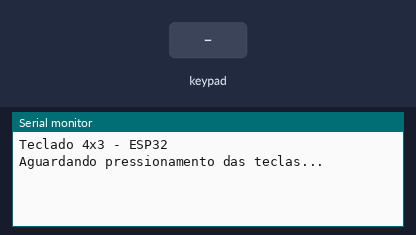
Bench run of a sketch on a simulated ESP32. On the bench: the last lines printed to the serial monitor. The test bench sets the inputs (shaded band).

Above: at 1.2 s.
1.3 s: key '1' pressed
At 2.4 s:
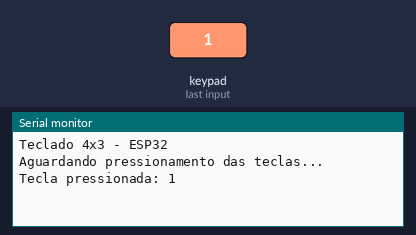
2.8 s: keypad keys 1 2 3 3 2 5 2 7 # pressed 0.4 s apart
At 7.0 s:
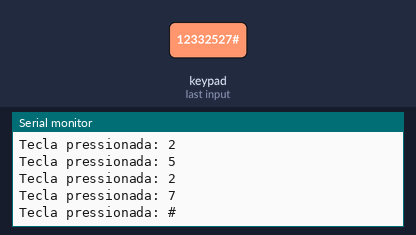
7.9 s: key '*' pressed
At 8.5 s:
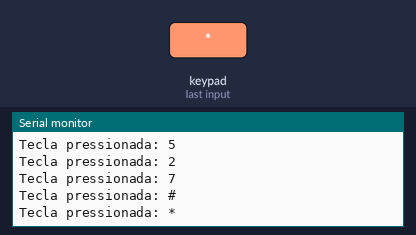
9.4 s: keypad keys 1 4 1 3 2 6 pressed 0.4 s apart
At 12.4 s:
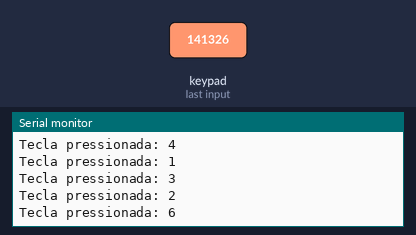
Timing chart, 0 to 13.9 s (numbered marks = the images above; inputs shaded):
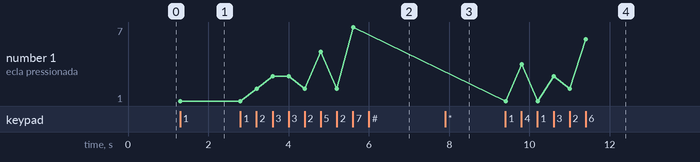

The sketch:

Teclado.ino
```cpp
#include <Keypad.h>

const byte LINHAS = 4;
const byte COLUNAS = 3;

char matriz_teclas[LINHAS][COLUNAS] = {
  {'1','2','3'},
  {'4','5','6'},
  {'7','8','9'},
  {'*','0','#'}
};

byte PinosLinhas[LINHAS] = {12, 33, 25, 27};
byte PinosColunas[COLUNAS] = {14, 13, 26};


Keypad meuteclado = Keypad(makeKeymap(matriz_teclas), PinosLinhas, PinosColunas, LINHAS, COLUNAS);

void setup() {
  Serial.begin(9600);
  Serial.println("Teclado 4x3 - ESP32");
  Serial.println("Aguardando pressionamento das teclas...");
  Serial.println();
}

void loop() {
  char tecla_pressionada = meuteclado.getKey();

  if (tecla_pressionada) {
    Serial.print("Tecla pressionada: ");
    Serial.println(tecla_pressionada);
  }
}
```

Measured:
- after the input at 1.3 s, the serial monitor: prints a new line at once (image 1)
- after the input at 2.8 s, the serial monitor: prints a new line after 0.41 s (image 2)
- after the input at 7.9 s, the serial monitor: prints a new line at once (image 3)
- after the input at 9.4 s, the serial monitor: prints a new line at once (image 4)
- plotted number 1: 1 → 7 after the input at 2.8 s, 7 → 6 after the input at 9.4 s
